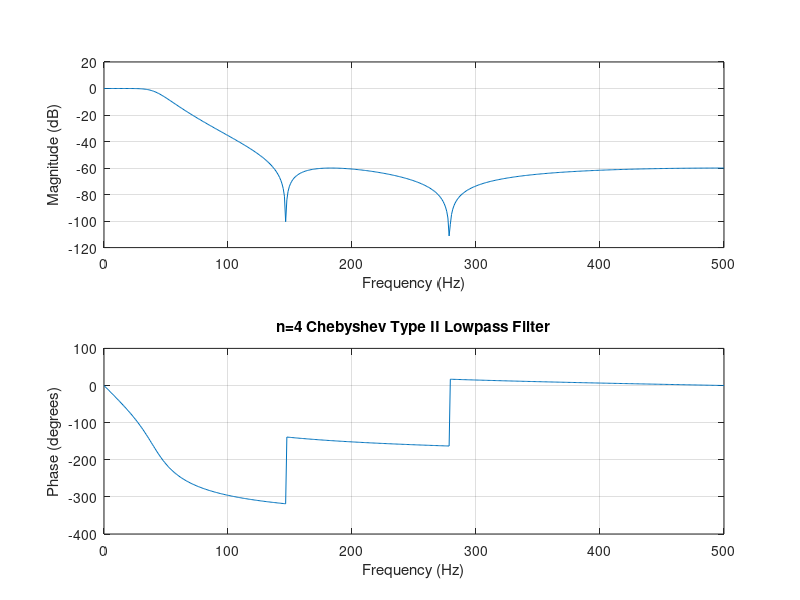
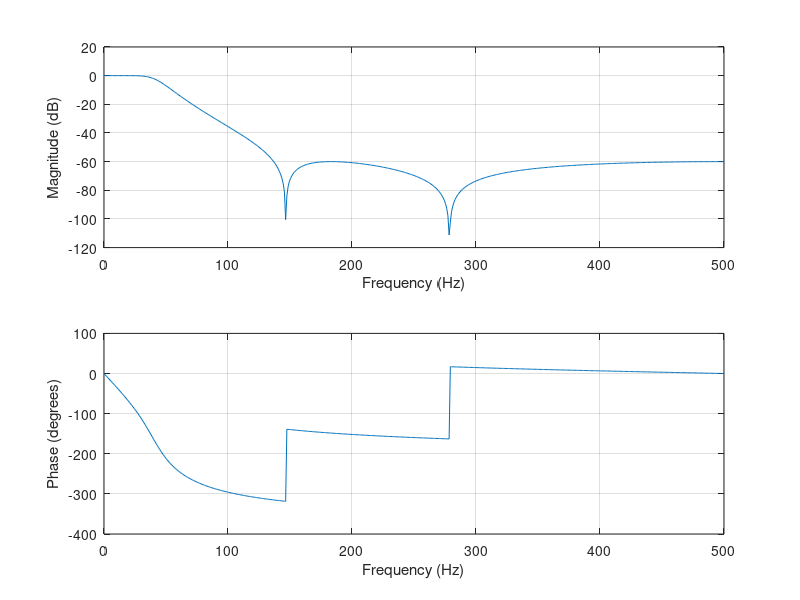

The MATLAB script that drew these images, in order:
Wp = 40/500; Ws = 150/500;
Rp = 3; Rs = 60;
[n,Ws] = cheb2ord(Wp,Ws,Rp,Rs,'s')
% Returns n =4 Ws =0.3000
[b,a] = cheby2(n,Rs,Ws);
figure(1);freqz(b,a,512,1000); 
title('n=4 Chebyshev Type II Lowpass Filter')
[num,den] = bilinear(b,a,8000);
figure(2);freqz(b,a,512,1000);